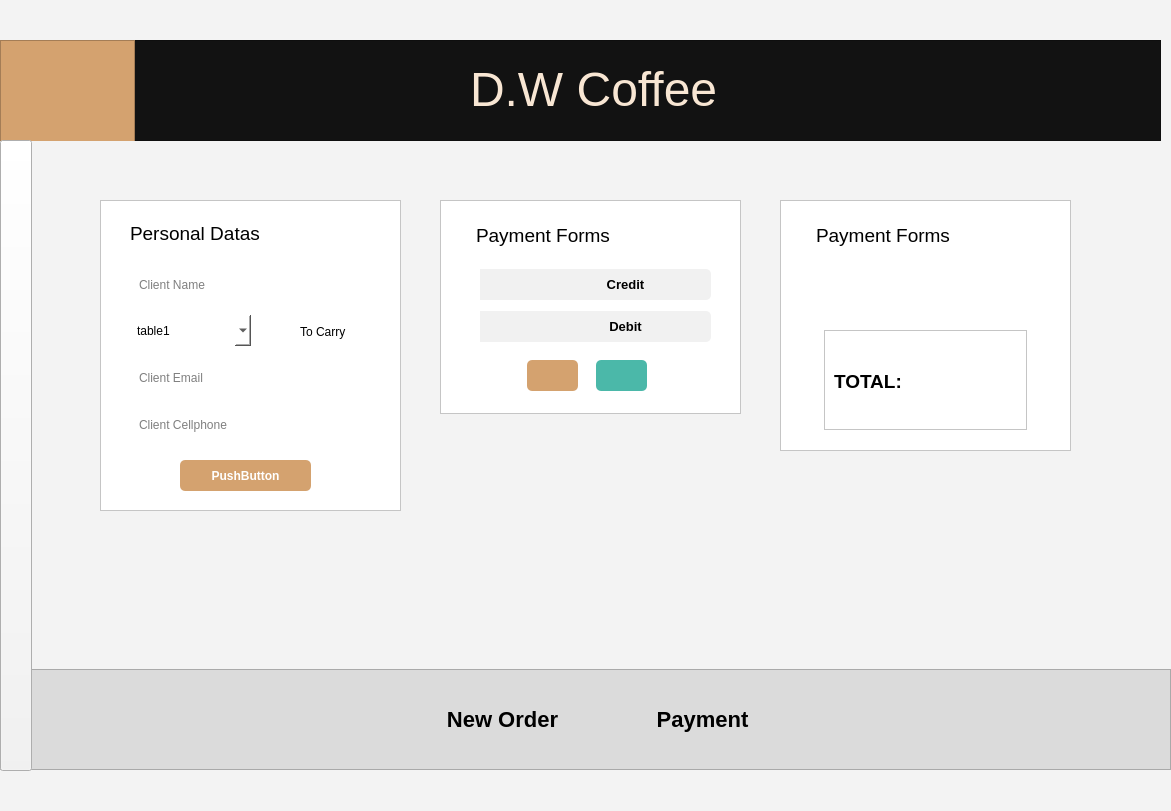
<?xml version="1.0" encoding="UTF-8"?>
<ui version="4.0">
 <class>Dialog</class>
 <widget class="QDialog" name="Dialog">
  <property name="windowTitle">
   <string>Dialog</string>
  </property>
  <property name="styleSheet">
   <string notr="true">background-color: #F3F3F3</string>
  </property>
  <widget class="QFrame" name="frame">
   <property name="geometry">
    <rect>
     <x>0</x>
     <y>40</y>
     <width>1161</width>
     <height>101</height>
    </rect>
   </property>
   <property name="styleSheet">
    <string notr="true">background-color: #121212</string>
   </property>
   <property name="frameShape">
    <enum>QFrame::StyledPanel</enum>
   </property>
   <property name="frameShadow">
    <enum>QFrame::Raised</enum>
   </property>
   <widget class="QFrame" name="frame_2">
    <property name="geometry">
     <rect>
      <x>0</x>
      <y>0</y>
      <width>135</width>
      <height>102</height>
     </rect>
    </property>
    <property name="styleSheet">
     <string notr="true">background-color: #D4A26F</string>
    </property>
    <property name="frameShape">
     <enum>QFrame::StyledPanel</enum>
    </property>
    <property name="frameShadow">
     <enum>QFrame::Raised</enum>
    </property>
    <widget class="QLabel" name="label">
     <property name="geometry">
      <rect>
       <x>18</x>
       <y>6</y>
       <width>98</width>
       <height>90</height>
      </rect>
     </property>
     <property name="styleSheet">
      <string notr="true">image: url(:/imagens/cGUFyIrl2tqx3cWHufs9--1--5d252-svg (1) 4.png);</string>
     </property>
     <property name="text">
      <string/>
     </property>
    </widget>
   </widget>
   <widget class="QLabel" name="label_2">
    <property name="geometry">
     <rect>
      <x>470</x>
      <y>4</y>
      <width>281</width>
      <height>91</height>
     </rect>
    </property>
    <property name="styleSheet">
     <string notr="true">color: #F8E6D3</string>
    </property>
    <property name="text">
     <string>&lt;html&gt;&lt;head/&gt;&lt;body&gt;&lt;p&gt;&lt;span style=&quot; font-size:36pt;&quot;&gt;D.W Coffee&lt;/span&gt;&lt;/p&gt;&lt;/body&gt;&lt;/html&gt;</string>
    </property>
   </widget>
  </widget>
  <widget class="QFrame" name="frame_3">
   <property name="geometry">
    <rect>
     <x>100</x>
     <y>200</y>
     <width>301</width>
     <height>311</height>
    </rect>
   </property>
   <property name="styleSheet">
    <string notr="true">background-color: white;
border: .5px solid black</string>
   </property>
   <property name="frameShape">
    <enum>QFrame::StyledPanel</enum>
   </property>
   <property name="frameShadow">
    <enum>QFrame::Raised</enum>
   </property>
   <widget class="QFrame" name="frame_6">
    <property name="geometry">
     <rect>
      <x>0</x>
      <y>0</y>
      <width>301</width>
      <height>50</height>
     </rect>
    </property>
    <property name="styleSheet">
     <string notr="true">border: transparent;
background-color: transparent;</string>
    </property>
    <property name="frameShape">
     <enum>QFrame::StyledPanel</enum>
    </property>
    <property name="frameShadow">
     <enum>QFrame::Raised</enum>
    </property>
    <widget class="QFrame" name="frame_8">
     <property name="geometry">
      <rect>
       <x>0</x>
       <y>241</y>
       <width>301</width>
       <height>70</height>
      </rect>
     </property>
     <property name="styleSheet">
      <string notr="true">border: transparent;
background-color: transparent;</string>
     </property>
     <property name="frameShape">
      <enum>QFrame::StyledPanel</enum>
     </property>
     <property name="frameShadow">
      <enum>QFrame::Raised</enum>
     </property>
    </widget>
    <widget class="QLabel" name="label_3">
     <property name="geometry">
      <rect>
       <x>30</x>
       <y>8</y>
       <width>131</width>
       <height>51</height>
      </rect>
     </property>
     <property name="styleSheet">
      <string notr="true"/>
     </property>
     <property name="text">
      <string>&lt;html&gt;&lt;head/&gt;&lt;body&gt;&lt;p&gt;&lt;span style=&quot; font-size:14pt;&quot;&gt;Personal Datas&lt;/span&gt;&lt;/p&gt;&lt;/body&gt;&lt;/html&gt;</string>
     </property>
    </widget>
    <widget class="QLabel" name="label_10">
     <property name="geometry">
      <rect>
       <x>90</x>
       <y>40</y>
       <width>131</width>
       <height>51</height>
      </rect>
     </property>
     <property name="styleSheet">
      <string notr="true"/>
     </property>
     <property name="text">
      <string>&lt;html&gt;&lt;head/&gt;&lt;body&gt;&lt;p&gt;&lt;span style=&quot; font-size:14pt;&quot;&gt;Personal Datas&lt;/span&gt;&lt;/p&gt;&lt;/body&gt;&lt;/html&gt;</string>
     </property>
    </widget>
   </widget>
   <widget class="QFrame" name="frame_7">
    <property name="geometry">
     <rect>
      <x>0</x>
      <y>49</y>
      <width>301</width>
      <height>204</height>
     </rect>
    </property>
    <property name="whatsThis">
     <string>&lt;html&gt;
 &lt;head&gt;
&lt;/head&gt;
&lt;body&gt;
   &lt;p&gt;OPAAAAAAAAAA&lt;/p&gt;
&lt;/body&gt;
&lt;/html&gt;</string>
    </property>
    <property name="styleSheet">
     <string notr="true">border: transparent;
background-color: transparent;</string>
    </property>
    <property name="frameShape">
     <enum>QFrame::StyledPanel</enum>
    </property>
    <property name="frameShadow">
     <enum>QFrame::Raised</enum>
    </property>
    <widget class="QLineEdit" name="lineEdit">
     <property name="geometry">
      <rect>
       <x>30</x>
       <y>20</y>
       <width>231</width>
       <height>31</height>
      </rect>
     </property>
     <property name="styleSheet">
      <string notr="true">QLineEdit{
	border: .5px solid rgba(0, 0, 0, .5);
	background-color: white;
	border-radius: 5px;
	padding: 7px;
}

QLineEdit:hover{
	border-color: rgba(0, 0, 0, 1);
}</string>
     </property>
     <property name="placeholderText">
      <string>Client Name</string>
     </property>
    </widget>
    <widget class="QLineEdit" name="lineEdit_2">
     <property name="geometry">
      <rect>
       <x>30</x>
       <y>113</y>
       <width>231</width>
       <height>31</height>
      </rect>
     </property>
     <property name="styleSheet">
      <string notr="true">QLineEdit{
	border: .5px solid rgba(0, 0, 0, .5);
	background-color: white;
	border-radius: 5px;
	padding: 7px;
}


QLineEdit:hover{
	border-color:  rgba(0, 0, 0, 1);
}</string>
     </property>
     <property name="placeholderText">
      <string>Client Email</string>
     </property>
    </widget>
    <widget class="QLineEdit" name="lineEdit_3">
     <property name="geometry">
      <rect>
       <x>30</x>
       <y>160</y>
       <width>231</width>
       <height>31</height>
      </rect>
     </property>
     <property name="styleSheet">
      <string notr="true">QLineEdit{
	border: .5px solid rgba(0, 0, 0, .5);
	background-color: white;
	border-radius: 5px;
	padding: 7px;
}


QLineEdit:hover{
	border-color:  rgba(0, 0, 0, 1);
}</string>
     </property>
     <property name="placeholderText">
      <string>Client Cellphone</string>
     </property>
    </widget>
    <widget class="QComboBox" name="comboBox">
     <property name="geometry">
      <rect>
       <x>30</x>
       <y>66</y>
       <width>121</width>
       <height>31</height>
      </rect>
     </property>
     <property name="cursor">
      <cursorShape>PointingHandCursor</cursorShape>
     </property>
     <property name="styleSheet">
      <string notr="true">QComboBox{
	border: .5px solid rgba(0, 0, 0, .5);
	background-color: white;
	border-radius: 5px;
	padding: 7px
}

QComboBox:hover{
	border-color: rgba(0, 0, 0, 1);
}</string>
     </property>
     <item>
      <property name="text">
       <string>table1</string>
      </property>
     </item>
     <item>
      <property name="text">
       <string>table2</string>
      </property>
     </item>
     <item>
      <property name="text">
       <string>table3</string>
      </property>
     </item>
     <item>
      <property name="text">
       <string>table4</string>
      </property>
     </item>
     <item>
      <property name="text">
       <string>table5</string>
      </property>
     </item>
     <item>
      <property name="text">
       <string>table6</string>
      </property>
     </item>
     <item>
      <property name="text">
       <string>table7</string>
      </property>
     </item>
     <item>
      <property name="text">
       <string>table8</string>
      </property>
     </item>
     <item>
      <property name="text">
       <string>table9</string>
      </property>
     </item>
     <item>
      <property name="text">
       <string>table10</string>
      </property>
     </item>
    </widget>
    <widget class="QCheckBox" name="checkBox">
     <property name="geometry">
      <rect>
       <x>180</x>
       <y>74</y>
       <width>70</width>
       <height>17</height>
      </rect>
     </property>
     <property name="cursor">
      <cursorShape>PointingHandCursor</cursorShape>
     </property>
     <property name="styleSheet">
      <string notr="true">font-size: 12px;</string>
     </property>
     <property name="text">
      <string>To Carry</string>
     </property>
    </widget>
   </widget>
   <widget class="QPushButton" name="pushButton">
    <property name="geometry">
     <rect>
      <x>80</x>
      <y>260</y>
      <width>131</width>
      <height>31</height>
     </rect>
    </property>
    <property name="cursor">
     <cursorShape>PointingHandCursor</cursorShape>
    </property>
    <property name="styleSheet">
     <string notr="true">QPushButton{
	background-color: #D4A26F;
	border: transparent;
	color: white;
	font-weight: bold;	
	border-radius: 5px;
}

QPushButton:hover{
	background-color: rgba(61, 21, 21, .75);
}

</string>
    </property>
    <property name="text">
     <string>PushButton</string>
    </property>
   </widget>
  </widget>
  <widget class="QFrame" name="frame_4">
   <property name="geometry">
    <rect>
     <x>440</x>
     <y>200</y>
     <width>301</width>
     <height>214</height>
    </rect>
   </property>
   <property name="styleSheet">
    <string notr="true">background-color: white;
border: .5px solid black</string>
   </property>
   <property name="frameShape">
    <enum>QFrame::StyledPanel</enum>
   </property>
   <property name="frameShadow">
    <enum>QFrame::Raised</enum>
   </property>
   <widget class="QFrame" name="frame_9">
    <property name="geometry">
     <rect>
      <x>0</x>
      <y>50</y>
      <width>301</width>
      <height>164</height>
     </rect>
    </property>
    <property name="styleSheet">
     <string notr="true">background-color: transparent;
border-color: transparent</string>
    </property>
    <property name="frameShape">
     <enum>QFrame::StyledPanel</enum>
    </property>
    <property name="frameShadow">
     <enum>QFrame::Raised</enum>
    </property>
    <widget class="QPushButton" name="pushButton_2">
     <property name="geometry">
      <rect>
       <x>100</x>
       <y>19</y>
       <width>171</width>
       <height>31</height>
      </rect>
     </property>
     <property name="cursor">
      <cursorShape>PointingHandCursor</cursorShape>
     </property>
     <property name="styleSheet">
      <string notr="true">QPushButton{
	border: .5px solid rgba(0, 0, 0, .5);
	background-color: #F1F1F1;
	border-radius: 5px;
	padding: 7px;
	font-size: 13px;
	font-weight: 500;
}

QPushButton:hover{
	background-color: rgba(0, 0, 0, .5);
	color: white;
}

</string>
     </property>
     <property name="text">
      <string>Credit</string>
     </property>
    </widget>
    <widget class="QPushButton" name="pushButton_5">
     <property name="geometry">
      <rect>
       <x>156</x>
       <y>110</y>
       <width>51</width>
       <height>31</height>
      </rect>
     </property>
     <property name="cursor">
      <cursorShape>PointingHandCursor</cursorShape>
     </property>
     <property name="styleSheet">
      <string notr="true">QPushButton{
	background-color: #4BB8A9;
	image: url(:/imagens/transferir (2) 2.png);
	border-radius: 5px;
	padding: 7px;
	border: .5px solid rgba(0, 0, 0, .5);
}

QPushButton:hover{
	background-color: rgba(75, 184, 169, .7);
}

</string>
     </property>
     <property name="text">
      <string/>
     </property>
    </widget>
    <widget class="QLabel" name="label_7">
     <property name="geometry">
      <rect>
       <x>53</x>
       <y>67</y>
       <width>41</width>
       <height>21</height>
      </rect>
     </property>
     <property name="cursor">
      <cursorShape>PointingHandCursor</cursorShape>
     </property>
     <property name="styleSheet">
      <string notr="true">border-color: transparent;
background-color: transparent;
image: url(:/imagens/icone-do-cartao-de-pagamento_419328-1911 2.png);</string>
     </property>
     <property name="text">
      <string/>
     </property>
    </widget>
    <widget class="QPushButton" name="pushButton_4">
     <property name="geometry">
      <rect>
       <x>87</x>
       <y>110</y>
       <width>51</width>
       <height>31</height>
      </rect>
     </property>
     <property name="cursor">
      <cursorShape>PointingHandCursor</cursorShape>
     </property>
     <property name="styleSheet">
      <string notr="true">QPushButton{
	background-color: #D4A26F;
	image: url(:/imagens/transferir (1) (1) 2.png);
	border-radius: 5px;
	padding: 7px;
	border: transparent;
}

QPushButton:hover{
	background-color: rgba(212, 162, 111, .7);
}


</string>
     </property>
     <property name="text">
      <string/>
     </property>
    </widget>
    <widget class="QLabel" name="label_4">
     <property name="geometry">
      <rect>
       <x>40</x>
       <y>19</y>
       <width>70</width>
       <height>31</height>
      </rect>
     </property>
     <property name="cursor">
      <cursorShape>PointingHandCursor</cursorShape>
     </property>
     <property name="styleSheet">
      <string notr="true">border: .5px solid rgba(0, 0, 0, .5);
background-color: #F1F1F1;
padding: 7px;
font-size: 13px;
font-weight: 500;
</string>
     </property>
     <property name="text">
      <string/>
     </property>
    </widget>
    <widget class="QLabel" name="label_5">
     <property name="geometry">
      <rect>
       <x>53</x>
       <y>25</y>
       <width>41</width>
       <height>21</height>
      </rect>
     </property>
     <property name="cursor">
      <cursorShape>PointingHandCursor</cursorShape>
     </property>
     <property name="styleSheet">
      <string notr="true">image: url(:/imagens/icone-do-cartao-de-credito_910989-1537 2.png);
border-color: transparent;
background-color: transparent;</string>
     </property>
     <property name="text">
      <string/>
     </property>
    </widget>
    <widget class="QPushButton" name="pushButton_3">
     <property name="geometry">
      <rect>
       <x>100</x>
       <y>61</y>
       <width>171</width>
       <height>31</height>
      </rect>
     </property>
     <property name="cursor">
      <cursorShape>PointingHandCursor</cursorShape>
     </property>
     <property name="styleSheet">
      <string notr="true">QPushButton{
	border: .5px solid rgba(0, 0, 0, .5);
	background-color: #F1F1F1;
	border-radius: 5px;
	padding: 7px;
	font-size: 13px;
	font-weight: 500;
}

QPushButton:hover{
	background-color: rgba(0, 0, 0, .5);
	color: white;
}</string>
     </property>
     <property name="text">
      <string>Debit</string>
     </property>
    </widget>
    <widget class="QLabel" name="label_6">
     <property name="geometry">
      <rect>
       <x>40</x>
       <y>61</y>
       <width>70</width>
       <height>31</height>
      </rect>
     </property>
     <property name="cursor">
      <cursorShape>PointingHandCursor</cursorShape>
     </property>
     <property name="styleSheet">
      <string notr="true">border: .5px solid rgba(0, 0, 0, .5);
background-color: #F1F1F1;

padding: 7px;
font-size: 13px;
font-weight: 500;
</string>
     </property>
     <property name="text">
      <string/>
     </property>
    </widget>
    <zorder>pushButton_2</zorder>
    <zorder>pushButton_5</zorder>
    <zorder>pushButton_4</zorder>
    <zorder>label_4</zorder>
    <zorder>label_5</zorder>
    <zorder>pushButton_3</zorder>
    <zorder>label_6</zorder>
    <zorder>label_7</zorder>
   </widget>
   <widget class="QFrame" name="frame_10">
    <property name="geometry">
     <rect>
      <x>0</x>
      <y>0</y>
      <width>301</width>
      <height>51</height>
     </rect>
    </property>
    <property name="styleSheet">
     <string notr="true">background-color: transparent;
border-color: transparent;</string>
    </property>
    <property name="frameShape">
     <enum>QFrame::StyledPanel</enum>
    </property>
    <property name="frameShadow">
     <enum>QFrame::Raised</enum>
    </property>
    <widget class="QLabel" name="label_8">
     <property name="geometry">
      <rect>
       <x>36</x>
       <y>10</y>
       <width>137</width>
       <height>51</height>
      </rect>
     </property>
     <property name="styleSheet">
      <string notr="true"/>
     </property>
     <property name="text">
      <string>&lt;html&gt;&lt;head/&gt;&lt;body&gt;&lt;p&gt;&lt;span style=&quot; font-size:14pt;&quot;&gt;Payment Forms&lt;/span&gt;&lt;/p&gt;&lt;/body&gt;&lt;/html&gt;</string>
     </property>
    </widget>
   </widget>
  </widget>
  <widget class="QFrame" name="frame_5">
   <property name="geometry">
    <rect>
     <x>780</x>
     <y>200</y>
     <width>291</width>
     <height>251</height>
    </rect>
   </property>
   <property name="styleSheet">
    <string notr="true">background-color: white;
border: .5px solid black</string>
   </property>
   <property name="frameShape">
    <enum>QFrame::StyledPanel</enum>
   </property>
   <property name="frameShadow">
    <enum>QFrame::Raised</enum>
   </property>
   <widget class="QFrame" name="frame_11">
    <property name="geometry">
     <rect>
      <x>0</x>
      <y>0</y>
      <width>292</width>
      <height>51</height>
     </rect>
    </property>
    <property name="styleSheet">
     <string notr="true">background-color: transparent;
border-color: transparent;</string>
    </property>
    <property name="frameShape">
     <enum>QFrame::StyledPanel</enum>
    </property>
    <property name="frameShadow">
     <enum>QFrame::Raised</enum>
    </property>
    <widget class="QLabel" name="label_9">
     <property name="geometry">
      <rect>
       <x>36</x>
       <y>10</y>
       <width>137</width>
       <height>51</height>
      </rect>
     </property>
     <property name="styleSheet">
      <string notr="true"/>
     </property>
     <property name="text">
      <string>&lt;html&gt;&lt;head/&gt;&lt;body&gt;&lt;p&gt;&lt;span style=&quot; font-size:14pt;&quot;&gt;Payment Forms&lt;/span&gt;&lt;/p&gt;&lt;/body&gt;&lt;/html&gt;</string>
     </property>
    </widget>
   </widget>
   <widget class="QFrame" name="frame_12">
    <property name="geometry">
     <rect>
      <x>0</x>
      <y>50</y>
      <width>292</width>
      <height>65</height>
     </rect>
    </property>
    <property name="styleSheet">
     <string notr="true">background-color: transparent;
border-color: transparent;</string>
    </property>
    <property name="frameShape">
     <enum>QFrame::StyledPanel</enum>
    </property>
    <property name="frameShadow">
     <enum>QFrame::Raised</enum>
    </property>
    <widget class="QFrame" name="frame_13">
     <property name="geometry">
      <rect>
       <x>0</x>
       <y>70</y>
       <width>292</width>
       <height>130</height>
      </rect>
     </property>
     <property name="styleSheet">
      <string notr="true">background-color: transparent;
border-color: transparent;</string>
     </property>
     <property name="frameShape">
      <enum>QFrame::StyledPanel</enum>
     </property>
     <property name="frameShadow">
      <enum>QFrame::Raised</enum>
     </property>
    </widget>
    <widget class="QPushButton" name="pushButton_6">
     <property name="geometry">
      <rect>
       <x>41</x>
       <y>18</y>
       <width>205</width>
       <height>31</height>
      </rect>
     </property>
     <property name="cursor">
      <cursorShape>PointingHandCursor</cursorShape>
     </property>
     <property name="styleSheet">
      <string notr="true">QPushButton{
	border: .5px solid rgba(0, 0, 0, .5);
	background-color: rgba(61, 21, 21, .75);
	border-radius: 5px;
	padding: 7px;
	font-size: 13px;
	font-weight: bold;
	color: white;
}

QPushButton:hover{
	background-color: rgba(61, 21, 21, .95);
}

</string>
     </property>
     <property name="text">
      <string>Credit</string>
     </property>
    </widget>
   </widget>
   <widget class="QFrame" name="frame_14">
    <property name="geometry">
     <rect>
      <x>44</x>
      <y>130</y>
      <width>203</width>
      <height>100</height>
     </rect>
    </property>
    <property name="styleSheet">
     <string notr="true">border-right-color: transparent;
border-left-color: transparent;
border-top-color:  rgba(0, 0, 0, .5);
border-bottom-color:  rgba(0, 0, 0, .5);
</string>
    </property>
    <property name="frameShape">
     <enum>QFrame::StyledPanel</enum>
    </property>
    <property name="frameShadow">
     <enum>QFrame::Raised</enum>
    </property>
    <widget class="QLabel" name="label_11">
     <property name="geometry">
      <rect>
       <x>10</x>
       <y>26</y>
       <width>77</width>
       <height>51</height>
      </rect>
     </property>
     <property name="styleSheet">
      <string notr="true">border-color: transparent;
font-weight: bold;</string>
     </property>
     <property name="text">
      <string>&lt;html&gt;&lt;head/&gt;&lt;body&gt;&lt;p&gt;&lt;span style=&quot; font-size:14pt;&quot;&gt;TOTAL:&lt;/span&gt;&lt;/p&gt;&lt;/body&gt;&lt;/html&gt;</string>
     </property>
    </widget>
   </widget>
  </widget>
  <widget class="QFrame" name="frame_16">
   <property name="geometry">
    <rect>
     <x>0</x>
     <y>669</y>
     <width>1171</width>
     <height>101</height>
    </rect>
   </property>
   <property name="styleSheet">
    <string notr="true">background-color: #DBDBDB;</string>
   </property>
   <property name="frameShape">
    <enum>QFrame::StyledPanel</enum>
   </property>
   <property name="frameShadow">
    <enum>QFrame::Raised</enum>
   </property>
   <widget class="QPushButton" name="pushButton_7">
    <property name="geometry">
     <rect>
      <x>437</x>
      <y>35</y>
      <width>131</width>
      <height>31</height>
     </rect>
    </property>
    <property name="cursor">
     <cursorShape>PointingHandCursor</cursorShape>
    </property>
    <property name="styleSheet">
     <string notr="true">QPushButton{
	border: transparent;
	background-color: transparent;
	font-size: 22px;
	font-weight: bold;

}

QPushButton:hover{
	color: rgba(61, 21, 21, .75);
}
</string>
    </property>
    <property name="text">
     <string>New Order</string>
    </property>
   </widget>
   <widget class="QPushButton" name="pushButton_8">
    <property name="geometry">
     <rect>
      <x>637</x>
      <y>35</y>
      <width>131</width>
      <height>31</height>
     </rect>
    </property>
    <property name="cursor">
     <cursorShape>PointingHandCursor</cursorShape>
    </property>
    <property name="styleSheet">
     <string notr="true">QPushButton{
	border: transparent;
	background-color: transparent;
	font-size: 22px;
	font-weight: bold;
}

QPushButton:hover{
	color: rgba(61, 21, 21, .75);
}</string>
    </property>
    <property name="text">
     <string>Payment</string>
    </property>
   </widget>
  </widget>
  <widget class="QPushButton" name="pushButton_9">
   <property name="geometry">
    <rect>
     <x>0</x>
     <y>140</y>
     <width>32</width>
     <height>631</height>
    </rect>
   </property>
   <property name="cursor">
    <cursorShape>PointingHandCursor</cursorShape>
   </property>
   <property name="styleSheet">
    <string notr="true">QPushButton{
	image: url(:/imagens/Arrow 1.png);
	background-color: rgba(0, 0, 0, .1);
}

QPushButton:hover{
	background-color: rgba(0, 0, 0, .2);
}</string>
   </property>
   <property name="text">
    <string/>
   </property>
  </widget>
 </widget>
 <resources>
  <include location="imagens/imagens.qrc"/>
 </resources>
 <connections/>
</ui>
